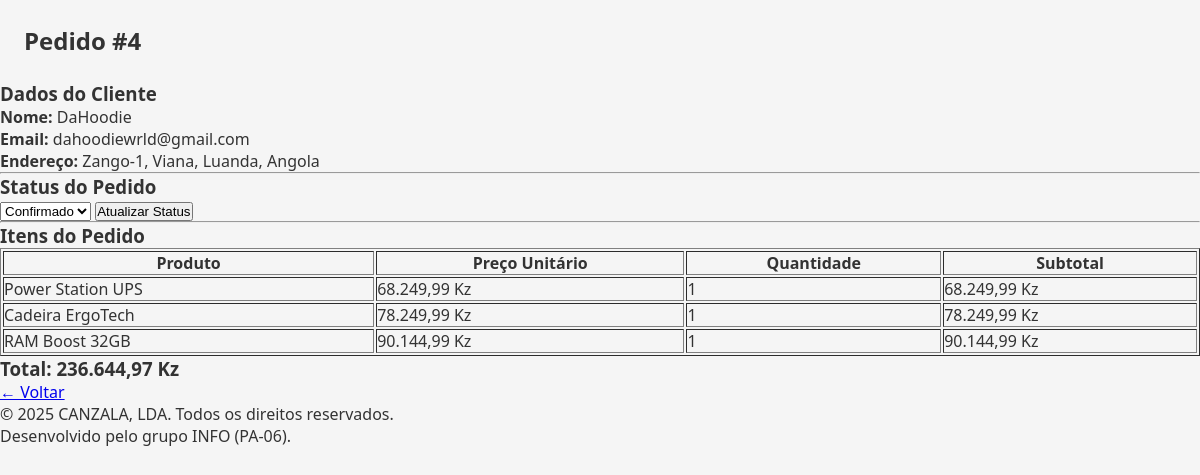
Screenshot of /admin/pedidos/visualizar.php?id=4 (signed in) with the database file from the repository.
### tables this page shows
CREATE TABLE `pedidos` (
  `id` int(10) UNSIGNED NOT NULL,
  `usuario_id` int(10) UNSIGNED DEFAULT NULL,
  `nome_cliente` varchar(150) NOT NULL,
  `email_cliente` varchar(150) NOT NULL,
  `endereco` text NOT NULL,
  `total` decimal(10,2) NOT NULL,
  `criado_em` timestamp NOT NULL DEFAULT current_timestamp(),
  `status` varchar(50) NOT NULL DEFAULT 'pendente'
);

CREATE TABLE `itens_pedido` (
  `id` int(10) UNSIGNED NOT NULL,
  `pedido_id` int(10) UNSIGNED NOT NULL,
  `produto_id` int(10) UNSIGNED NOT NULL,
  `quantidade` int(10) UNSIGNED NOT NULL,
  `preco_unitario` decimal(10,2) NOT NULL
);

CREATE TABLE `produtos` (
  `id` int(10) UNSIGNED NOT NULL,
  `nome` varchar(150) NOT NULL,
  `descricao` text DEFAULT NULL,
  `preco` decimal(10,2) NOT NULL,
  `imagem` varchar(255) DEFAULT NULL,
  `criado_em` timestamp NOT NULL DEFAULT current_timestamp()
);

### admin/pedidos/visualizar.php (the view, shortened to what this page needs)
<?php
require_once __DIR__ . '/../../config/db.php';
$id = (int) ($_GET['id'] ?? 0);
$stmt = $pdo->prepare("
    SELECT *
    FROM pedidos
    WHERE id = ?
");
$stmt->execute([$id]);
$pedido = $stmt->fetch(PDO::FETCH_ASSOC);
$stmt = $pdo->prepare("
    SELECT ip.*, p.nome
    FROM itens_pedido ip
    JOIN produtos p ON p.id = ip.produto_id
    WHERE ip.pedido_id = ?
");
$stmt->execute([$id]);
$itens = $stmt->fetchAll(PDO::FETCH_ASSOC);
require_once __DIR__ . '/../../includes/header.php';
?>
<main>
<section class="section">
    <h1>Pedido #<?= $pedido['id'] ?></h1>
    <h3>Dados do Cliente</h3>
    <p><strong>Nome:</strong> <?= htmlspecialchars($pedido['nome_cliente']) ?></p>
    <p><strong>Email:</strong> <?= htmlspecialchars($pedido['email_cliente']) ?></p>
    <p><strong>Endereço:</strong> <?= nl2br(htmlspecialchars($pedido['endereco'])) ?></p>
    <hr>
    <h3>Status do Pedido</h3>
<form method="POST">
    <select name="status">
        <?php
        $statusPossiveis = ['Pendente', 'Confirmado', 'Enviado', 'Concluído', 'Cancelado'];
        foreach ($statusPossiveis as $status):
        ?>
            <option value="<?= $status ?>"
                <?= $pedido['status'] === $status ? 'selected' : '' ?>>
                <?= $status ?>
            </option>
        <?php endforeach; ?>
    </select>
    <button type="submit">Atualizar Status</button>
</form>
<hr>
    <h3>Itens do Pedido</h3>
    <table border="1" cellpadding="8" width="100%">
        <thead>
            <tr>
                <th>Produto</th>
                <th>Preço Unitário</th>
                <th>Quantidade</th>
                <th>Subtotal</th>
            </tr>
        </thead>
        <tbody>
            <?php foreach ($itens as $item): ?>
                <tr>
                    <td><?= htmlspecialchars($item['nome']) ?></td>
                    <td><?= number_format($item['preco_unitario'], 2, ',', '.') ?> Kz</td>
                    <td><?= $item['quantidade'] ?></td>
                    <td>
                        <?= number_format($item['preco_unitario'] * $item['quantidade'], 2, ',', '.') ?> Kz
                    </td>
                </tr>
            <?php endforeach; ?>
        </tbody>
    </table>
    <h3>Total: <?= number_format($pedido['total'], 2, ',', '.') ?> Kz</h3>
    <p><a href="listar.php">← Voltar</a></p>
</section>
</main>
<?php require_once __DIR__ . '/../../includes/footer.php'; ?>

### assets/css/style.css (style rules this page uses)
* { box-sizing: border-box; margin: 0; padding: 0; }
body { font-family: system-ui, sans-serif; background: #f5f5f5; color: #333; }
h1 { margin: 1.5rem; }

### rows the page displays
pedidos: id "4", nome_cliente "DaHoodie", email_cliente "dahoodiewrld@gmail.com", endereco "Zango-1, Viana, Luanda, Angola", status "Confirmado", total "236.644,97"
itens_pedido: produto.nome "Power Station UPS", preco_unitario "68.249,99", quantidade "1", $item['preco_unitario'] * $item['quantidade'] "68.249,99"
itens_pedido: produto.nome "Cadeira ErgoTech", preco_unitario "78.249,99", quantidade "1", $item['preco_unitario'] * $item['quantidade'] "78.249,99"
itens_pedido: produto.nome "RAM Boost 32GB", preco_unitario "90.144,99", quantidade "1", $item['preco_unitario'] * $item['quantidade'] "90.144,99"
